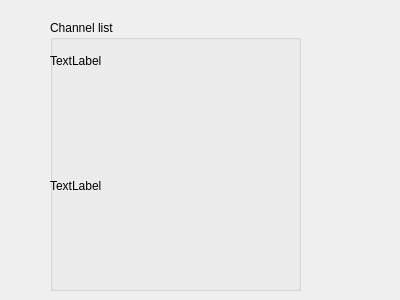
<?xml version="1.0" encoding="UTF-8"?>
<ui version="4.0">
 <class>getchannellist</class>
 <widget class="QDialog" name="getchannellist">
  <property name="geometry">
   <rect>
    <x>0</x>
    <y>0</y>
    <width>400</width>
    <height>300</height>
   </rect>
  </property>
  <property name="windowTitle">
   <string>Dialog</string>
  </property>
  <widget class="QGroupBox" name="groupBox">
   <property name="geometry">
    <rect>
     <x>50</x>
     <y>20</y>
     <width>251</width>
     <height>271</height>
    </rect>
   </property>
   <property name="title">
    <string>Channel list</string>
   </property>
   <widget class="QLabel" name="label_channel_list_chat">
    <property name="geometry">
     <rect>
      <x>0</x>
      <y>20</y>
      <width>251</width>
      <height>41</height>
     </rect>
    </property>
    <property name="text">
     <string>TextLabel</string>
    </property>
   </widget>
   <widget class="QLabel" name="label_channel_list_text">
    <property name="geometry">
     <rect>
      <x>0</x>
      <y>60</y>
      <width>251</width>
      <height>211</height>
     </rect>
    </property>
    <property name="text">
     <string>TextLabel</string>
    </property>
   </widget>
  </widget>
 </widget>
 <resources/>
 <connections/>
</ui>
